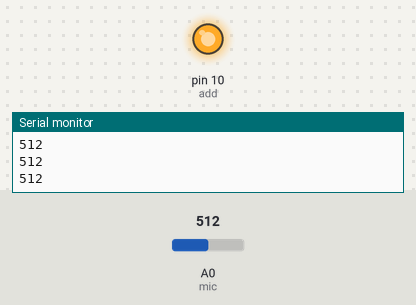
This sketch was run on a simulated Arduino Uno, built with avr-gcc and run on an emulated ATmega328P. Shown: output pins drawn as LEDs (lit = HIGH), the last lines printed to the serial monitor. The inputs (shaded band) are chosen by the test bench; at power-on: A0 (mic) = 512.

Above: at 1.2 s.
1.3 s: A0 (mic) set to 68
3.5 s: A0 (mic) set to 60
At 4.1 s:
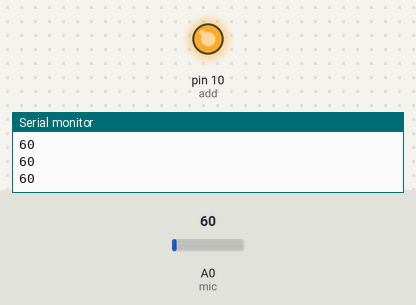
5.0 s: A0 (mic) set to 122
At 6.8 s:
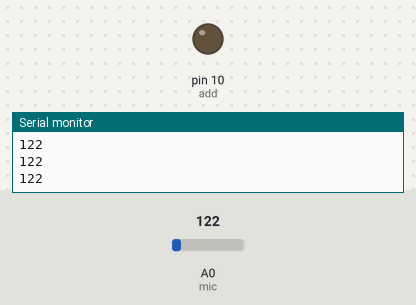
8.0 s: A0 (mic) set to 0
At 8.8 s:
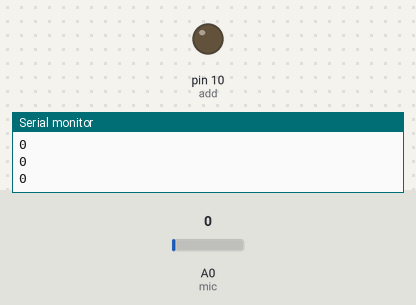
Timing chart, 0 to 10.5 s (numbered marks = the images above; inputs shaded):
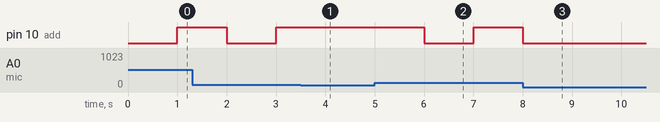

The sketch:

accendereLuceBattendoMani.ino
```cpp
// (licence header left out)
#define del 500
#define mic A0
#define add 10

int soglia = 65;
int cont = 0;
int azzera = 200;
bool stato = 0;


void setup() {
  pinMode(mic,INPUT);
  pinMode(add,OUTPUT);
  Serial.begin(9600);

}

void loop() {

  Serial.println(analogRead(mic));
  if(analogRead(mic)>soglia){
    cont++;
    delay(del);
  }

  if(azzera == 0){
    azzera = 100;
    cont = 0;
  }

  if(cont == 2 ){
    azzera = 100;
    digitalWrite(add, !digitalRead(add));
    stato = !stato;
    cont = 0;
  }

azzera--;

}
```

Measured:
- after the input at 3.5 s, pin 10 (add): stays HIGH (without the input it goes to LOW after 0.50 s)
- after the input at 5.0 s, pin 10 (add): HIGH → LOW after 1.0 s, → HIGH 1.0 s later
- after the input at 8.0 s, pin 10 (add): goes on until 8.0 s, then stays LOW
